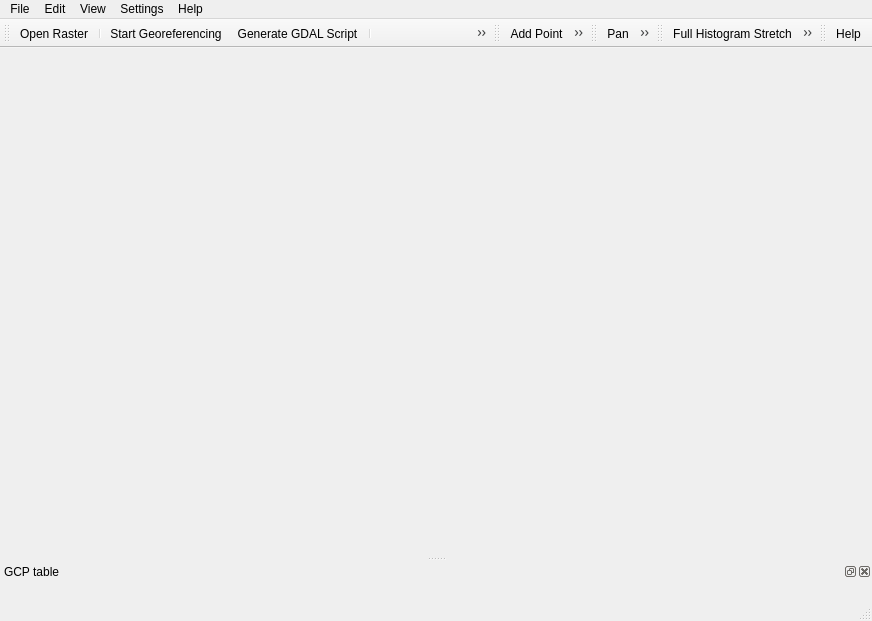
<?xml version="1.0" encoding="UTF-8"?>
<ui version="4.0">
 <class>QgsGeorefPluginGuiBase</class>
 <widget class="QMainWindow" name="QgsGeorefPluginGuiBase">
  <property name="geometry">
   <rect>
    <x>0</x>
    <y>0</y>
    <width>872</width>
    <height>621</height>
   </rect>
  </property>
  <property name="windowTitle">
   <string>Georeferencer</string>
  </property>
  <widget class="QWidget" name="mCentralwidget"/>
  <widget class="QMenuBar" name="menubar">
   <property name="geometry">
    <rect>
     <x>0</x>
     <y>0</y>
     <width>872</width>
     <height>25</height>
    </rect>
   </property>
   <widget class="QMenu" name="menuFile">
    <property name="title">
     <string>File</string>
    </property>
    <addaction name="mActionReset"/>
    <addaction name="mActionOpenRaster"/>
    <addaction name="separator"/>
    <addaction name="mActionStartGeoref"/>
    <addaction name="mActionGDALScript"/>
    <addaction name="separator"/>
    <addaction name="mActionLoadGCPpoints"/>
    <addaction name="mActionSaveGCPpoints"/>
    <addaction name="separator"/>
    <addaction name="mActionQuit"/>
   </widget>
   <widget class="QMenu" name="menuView">
    <property name="title">
     <string>View</string>
    </property>
    <addaction name="mActionPan"/>
    <addaction name="mActionZoomIn"/>
    <addaction name="mActionZoomOut"/>
    <addaction name="mActionZoomToLayer"/>
    <addaction name="mActionZoomLast"/>
    <addaction name="mActionZoomNext"/>
    <addaction name="separator"/>
    <addaction name="mActionLinkGeorefToQGis"/>
    <addaction name="mActionLinkQGisToGeoref"/>
   </widget>
   <widget class="QMenu" name="menuEdit">
    <property name="title">
     <string>Edit</string>
    </property>
    <addaction name="mActionAddPoint"/>
    <addaction name="mActionDeletePoint"/>
    <addaction name="mActionMoveGCPPoint"/>
   </widget>
   <widget class="QMenu" name="menuSettings">
    <property name="title">
     <string>Settings</string>
    </property>
    <addaction name="mActionTransformSettings"/>
    <addaction name="mActionRasterProperties"/>
    <addaction name="mActionGeorefConfig"/>
   </widget>
   <widget class="QMenu" name="menuHelp">
    <property name="title">
     <string>Help</string>
    </property>
    <addaction name="mActionHelp"/>
   </widget>
   <addaction name="menuFile"/>
   <addaction name="menuEdit"/>
   <addaction name="menuView"/>
   <addaction name="menuSettings"/>
   <addaction name="menuHelp"/>
  </widget>
  <widget class="QStatusBar" name="statusbar"/>
  <widget class="QToolBar" name="toolBarFile">
   <property name="windowTitle">
    <string>File</string>
   </property>
   <property name="iconSize">
    <size>
     <width>24</width>
     <height>24</height>
    </size>
   </property>
   <attribute name="toolBarArea">
    <enum>TopToolBarArea</enum>
   </attribute>
   <attribute name="toolBarBreak">
    <bool>false</bool>
   </attribute>
   <addaction name="mActionOpenRaster"/>
   <addaction name="separator"/>
   <addaction name="mActionStartGeoref"/>
   <addaction name="mActionGDALScript"/>
   <addaction name="separator"/>
   <addaction name="mActionLoadGCPpoints"/>
   <addaction name="mActionSaveGCPpoints"/>
   <addaction name="separator"/>
   <addaction name="mActionTransformSettings"/>
  </widget>
  <widget class="QToolBar" name="toolBarEdit">
   <property name="windowTitle">
    <string>Edit</string>
   </property>
   <property name="iconSize">
    <size>
     <width>24</width>
     <height>24</height>
    </size>
   </property>
   <attribute name="toolBarArea">
    <enum>TopToolBarArea</enum>
   </attribute>
   <attribute name="toolBarBreak">
    <bool>false</bool>
   </attribute>
   <addaction name="mActionAddPoint"/>
   <addaction name="mActionDeletePoint"/>
   <addaction name="mActionMoveGCPPoint"/>
  </widget>
  <widget class="QToolBar" name="toolBarView">
   <property name="windowTitle">
    <string>View</string>
   </property>
   <property name="iconSize">
    <size>
     <width>24</width>
     <height>24</height>
    </size>
   </property>
   <attribute name="toolBarArea">
    <enum>TopToolBarArea</enum>
   </attribute>
   <attribute name="toolBarBreak">
    <bool>false</bool>
   </attribute>
   <addaction name="mActionPan"/>
   <addaction name="mActionZoomIn"/>
   <addaction name="mActionZoomOut"/>
   <addaction name="mActionZoomToLayer"/>
   <addaction name="mActionZoomLast"/>
   <addaction name="mActionZoomNext"/>
   <addaction name="separator"/>
   <addaction name="mActionLinkGeorefToQGis"/>
   <addaction name="mActionLinkQGisToGeoref"/>
  </widget>
  <widget class="QgsDockWidget" name="dockWidgetGCPpoints">
   <property name="features">
    <set>QgsDockWidget::AllDockWidgetFeatures</set>
   </property>
   <property name="allowedAreas">
    <set>Qt::AllDockWidgetAreas</set>
   </property>
   <property name="windowTitle">
    <string>GCP table</string>
   </property>
   <attribute name="dockWidgetArea">
    <number>8</number>
   </attribute>
   <widget class="QWidget" name="dockWidgetContents">
    <layout class="QHBoxLayout" name="horizontalLayout_2"/>
   </widget>
  </widget>
  <widget class="QToolBar" name="toolBarHistogramStretch">
   <property name="windowTitle">
    <string>Histogram</string>
   </property>
   <attribute name="toolBarArea">
    <enum>TopToolBarArea</enum>
   </attribute>
   <attribute name="toolBarBreak">
    <bool>false</bool>
   </attribute>
   <addaction name="mActionFullHistogramStretch"/>
   <addaction name="mActionLocalHistogramStretch"/>
  </widget>
  <widget class="QToolBar" name="toolBarHelp">
   <property name="windowTitle">
    <string>Help</string>
   </property>
   <attribute name="toolBarArea">
    <enum>TopToolBarArea</enum>
   </attribute>
   <attribute name="toolBarBreak">
    <bool>false</bool>
   </attribute>
   <addaction name="mActionHelp"/>
  </widget>
  <action name="mActionOpenRaster">
   <property name="text">
    <string>Open Raster...</string>
   </property>
   <property name="statusTip">
    <string>Open raster</string>
   </property>
   <property name="shortcut">
    <string>Ctrl+O</string>
   </property>
  </action>
  <action name="mActionZoomIn">
   <property name="text">
    <string>Zoom In</string>
   </property>
   <property name="statusTip">
    <string>Zoom In</string>
   </property>
   <property name="shortcut">
    <string>Ctrl++</string>
   </property>
  </action>
  <action name="mActionZoomOut">
   <property name="text">
    <string>Zoom Out</string>
   </property>
   <property name="statusTip">
    <string>Zoom Out</string>
   </property>
   <property name="shortcut">
    <string>Ctrl+-</string>
   </property>
  </action>
  <action name="mActionZoomToLayer">
   <property name="text">
    <string>Zoom to Layer</string>
   </property>
   <property name="statusTip">
    <string>Zoom to Layer</string>
   </property>
   <property name="shortcut">
    <string>Ctrl+Shift+F</string>
   </property>
  </action>
  <action name="mActionPan">
   <property name="text">
    <string>Pan</string>
   </property>
   <property name="statusTip">
    <string>Pan</string>
   </property>
  </action>
  <action name="mActionTransformSettings">
   <property name="text">
    <string>Transformation Settings...</string>
   </property>
   <property name="statusTip">
    <string>Transformation settings</string>
   </property>
  </action>
  <action name="mActionAddPoint">
   <property name="text">
    <string>Add Point</string>
   </property>
   <property name="statusTip">
    <string>Add point</string>
   </property>
   <property name="shortcut">
    <string>Ctrl+A</string>
   </property>
  </action>
  <action name="mActionDeletePoint">
   <property name="text">
    <string>Delete Point</string>
   </property>
   <property name="statusTip">
    <string>Delete point</string>
   </property>
   <property name="shortcut">
    <string>Ctrl+D</string>
   </property>
  </action>
  <action name="mActionQuit">
   <property name="text">
    <string>Close Georeferencer</string>
   </property>
   <property name="toolTip">
    <string>Close georeferencer</string>
   </property>
   <property name="statusTip">
    <string>Quit</string>
   </property>
  </action>
  <action name="mActionStartGeoref">
   <property name="text">
    <string>Start Georeferencing</string>
   </property>
   <property name="statusTip">
    <string>Start georeferencing</string>
   </property>
   <property name="shortcut">
    <string>Ctrl+G</string>
   </property>
  </action>
  <action name="mActionGDALScript">
   <property name="text">
    <string>Generate GDAL Script</string>
   </property>
   <property name="statusTip">
    <string>Generate GDAL script</string>
   </property>
   <property name="shortcut">
    <string>Ctrl+C</string>
   </property>
  </action>
  <action name="mActionLinkGeorefToQGis">
   <property name="checkable">
    <bool>true</bool>
   </property>
   <property name="text">
    <string>Link Georeferencer to QGIS</string>
   </property>
   <property name="statusTip">
    <string>Link Georeferencer to QGIS</string>
   </property>
  </action>
  <action name="mActionLinkQGisToGeoref">
   <property name="checkable">
    <bool>true</bool>
   </property>
   <property name="text">
    <string>Link QGIS to Georeferencer</string>
   </property>
   <property name="statusTip">
    <string>Link QGIS to Georeferencer</string>
   </property>
  </action>
  <action name="mActionSaveGCPpoints">
   <property name="text">
    <string>Save GCP Points as...</string>
   </property>
   <property name="statusTip">
    <string>Save GCP points as...</string>
   </property>
   <property name="shortcut">
    <string>Ctrl+S</string>
   </property>
  </action>
  <action name="mActionLoadGCPpoints">
   <property name="text">
    <string>Load GCP Points...</string>
   </property>
   <property name="statusTip">
    <string>Load GCP points</string>
   </property>
   <property name="shortcut">
    <string>Ctrl+L</string>
   </property>
  </action>
  <action name="mActionGeorefConfig">
   <property name="text">
    <string>Configure Georeferencer...</string>
   </property>
   <property name="shortcut">
    <string>Ctrl+P</string>
   </property>
  </action>
  <action name="mActionRasterProperties">
   <property name="text">
    <string>Raster Properties...</string>
   </property>
  </action>
  <action name="mActionMoveGCPPoint">
   <property name="text">
    <string>Move GCP Point</string>
   </property>
   <property name="statusTip">
    <string>Move GCP point</string>
   </property>
  </action>
  <action name="mActionZoomNext">
   <property name="text">
    <string>Zoom Next</string>
   </property>
  </action>
  <action name="mActionZoomLast">
   <property name="text">
    <string>Zoom Last</string>
   </property>
  </action>
  <action name="mActionLocalHistogramStretch">
   <property name="text">
    <string>Local Histogram Stretch</string>
   </property>
  </action>
  <action name="mActionFullHistogramStretch">
   <property name="text">
    <string>Full Histogram Stretch</string>
   </property>
  </action>
  <action name="mActionHelp">
   <property name="text">
    <string>Help</string>
   </property>
  </action>
  <action name="mActionReset">
   <property name="icon">
    <iconset resource="../../../images/images.qrc">
     <normaloff>:/images/themes/default/mIconClearText.svg</normaloff>:/images/themes/default/mIconClearText.svg</iconset>
   </property>
   <property name="text">
    <string>Reset Georeferencer</string>
   </property>
  </action>
 </widget>
 <customwidgets>
  <customwidget>
   <class>QgsDockWidget</class>
   <extends>QDockWidget</extends>
   <header>qgsdockwidget.h</header>
   <container>1</container>
  </customwidget>
 </customwidgets>
 <resources>
  <include location="../../../images/images.qrc"/>
 </resources>
 <connections/>
</ui>
